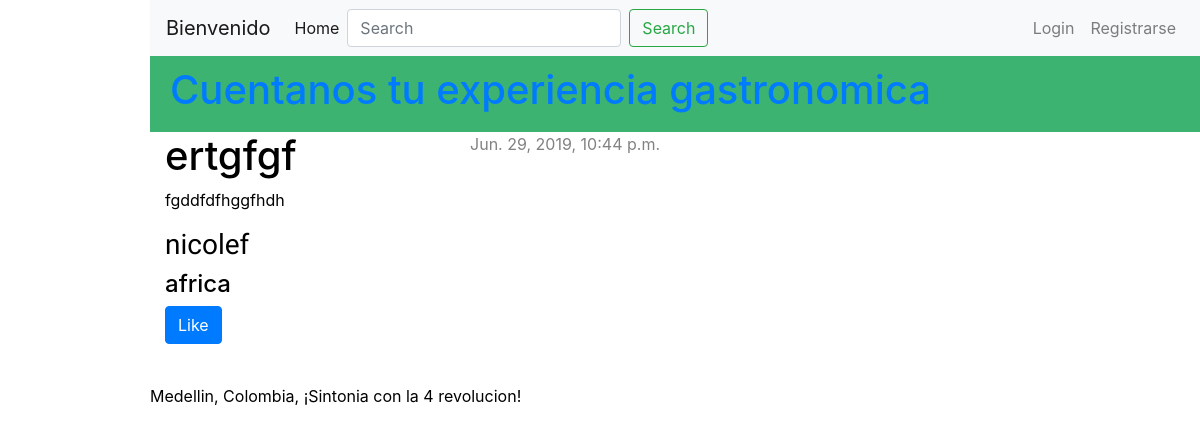
Page /blog/post/8/ on the earlier database version.
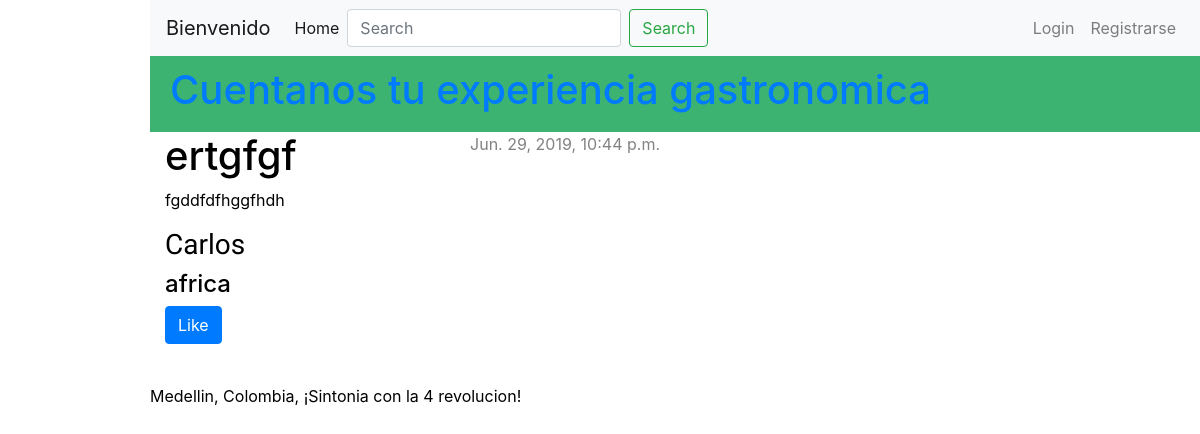
Same page on the later database version.
### restaurante/models.py (models this page shows, shortened)
class PostRestaurant(models.Model):
    autor = models.ForeignKey(User, related_name='blog_restaurante', on_delete=models.PROTECT)
    titulo = models.CharField(max_length=200)
    texto = models.TextField()
    fecha_creacion = models.DateTimeField(
            default=timezone.now)
    fecha_publicado = models.DateTimeField(
            blank=True, null=True)
    categoria = models.CharField(max_length=50, choices=TIPO_OPCIONES, default=SUR_AMERICA)
    tags = models.CharField(max_length=100, null=True, blank=True)
    comentarios = models.TextField(max_length=500, default='deja tu comentario aqui!')
    likes = models.ManyToManyField(User, related_name='likes', blank=True)

### restaurante/views.py (the view)
# urls.py: path('post/<int:pk>/', views.post_detail, name='post_detail'),
def post_detail(request, pk):
	post = get_object_or_404(PostRestaurant, pk=pk)
	return render(request, 'restaurante/post_detail.html', {'post': post})

### restaurante/templates/restaurante/post_detail.html (shortened to what this page needs)
{% extends 'restaurante/base.html' %}
    <div class="post">
        {% if post.fecha_publicado %}
            <div class="date2">
                {{ post.fecha_publicado }}
            </div>
        {% endif %}
        <h1>{{ post.titulo }}</h1>
        <p>{{ post.texto|linebreaksbr }}</p>
        <h3>{{ post.autor }}</h3>
        <h4>{{ post.categoria }}</h4>
         <form action="{% url 'restaurante:like_post' %" method="post">
            <button type="submit" name="post_id" value="{{ post.id }}" class="btn btn-primary">Like</button>
         </form>
    </div>

Differences in the rows shown:
changed PostRestaurant "ertgfgf": autor "nicolef" → "Carlos"
